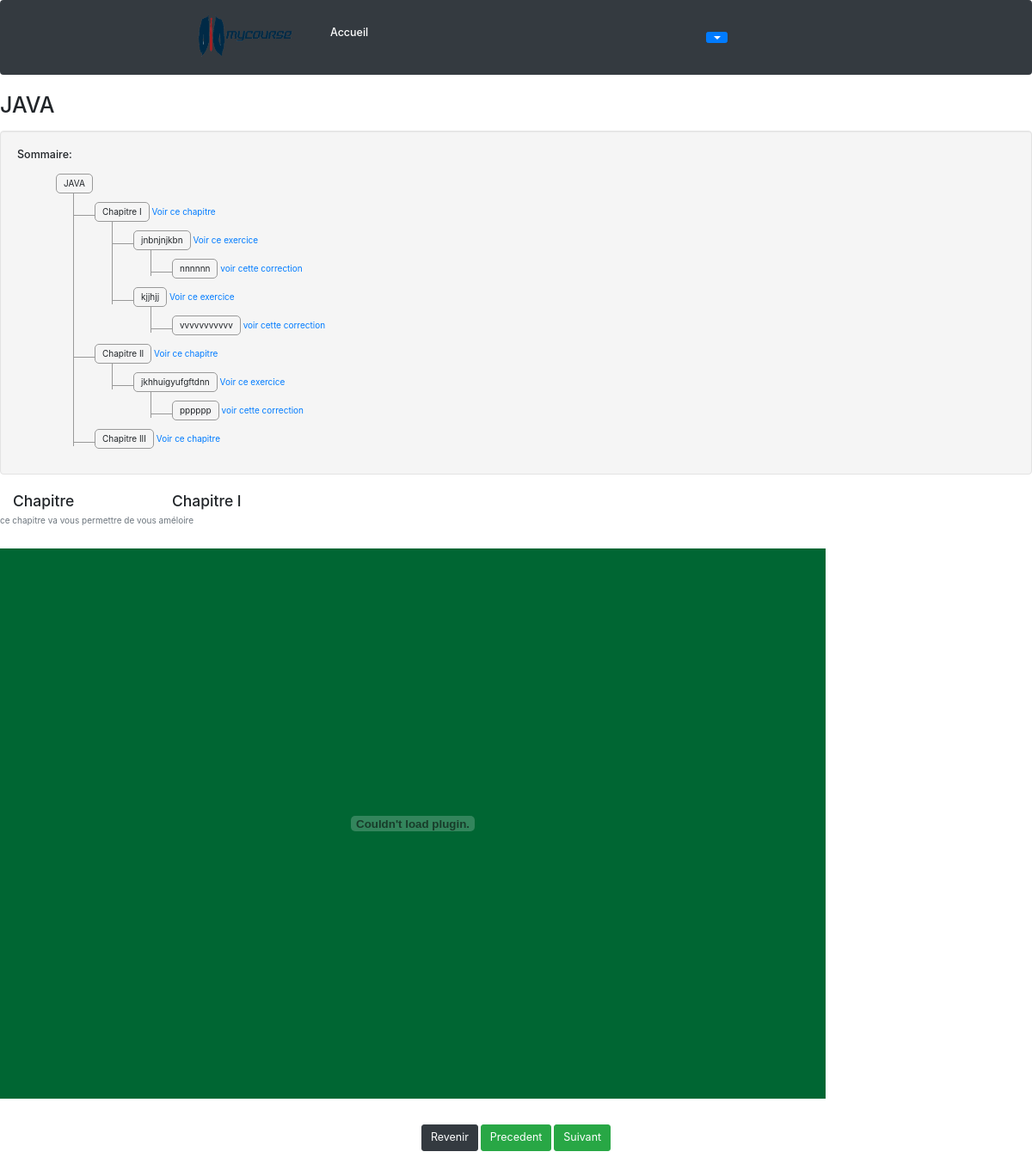
Screenshot of /courseDisplay.php?CoursSelected=70&listSelected=Chapitre with the database file from the repository.
### tables this page shows
CREATE TABLE `cours` (
  `idCours` int(11) NOT NULL,
  `nomCours` varchar(50) NOT NULL,
  `descriptionCours` varchar(2000) DEFAULT NULL,
  `volumeHoraire` int(11) DEFAULT NULL,
  `langueCours` varchar(50) NOT NULL,
  `dossierImage` varchar(100) DEFAULT NULL,
  `publier` tinyint(1) NOT NULL,
  `dateLancement` date DEFAULT NULL,
  `emailProfesseur` varchar(40) DEFAULT NULL,
  `idCategorie` int(11) DEFAULT NULL
);

CREATE TABLE `chapitre` (
  `idChapitre` int(11) NOT NULL,
  `nomChapitre` varchar(100) NOT NULL,
  `descriptionChapitre` varchar(200) DEFAULT NULL,
  `dossierChapitre` varchar(300) NOT NULL,
  `typeSupportChapitre` varchar(10) NOT NULL,
  `idCours` int(11) DEFAULT NULL
);

CREATE TABLE `exercice` (
  `idExercice` int(11) NOT NULL,
  `nomExercice` varchar(40) NOT NULL,
  `descriptionExercice` varchar(200) DEFAULT NULL,
  `dossierExercice` varchar(100) NOT NULL,
  `typeSupportExercice` varchar(10) NOT NULL,
  `idChapitre` int(11) DEFAULT NULL
);

CREATE TABLE `correction` (
  `idCorrection` int(11) NOT NULL,
  `nomCorrection` varchar(30) NOT NULL,
  `descriptionCorrection` varchar(200) DEFAULT NULL,
  `dossierCorrection` varchar(100) NOT NULL,
  `typeSupportCorrection` varchar(10) NOT NULL,
  `idExercice` int(11) DEFAULT NULL
);

### courseDisplay.php (the view, shortened to what this page needs)
<link rel="stylesheet" type="text/css" href="css/courseDisplay.css">
<?php
include_once('connection.php');
include_once('link.php');
include_once('header1.php');
$endCourse = true;
if(!empty($_GET['CoursSelected']))
	$CoursSelected = $_GET['CoursSelected'];
$currentId = '';
if(!empty($_GET['listSelected']))
	$listSelected = $_GET['listSelected'];
$sql = "SELECT * FROM cours where idCours = '{$CoursSelected}';";
$result = mysqli_query($conn, $sql);
$row = mysqli_fetch_array($result);
$nameCours = $row["nomCours"];
?>
<div class="">
	<h1 class="my-4"><?php echo $nameCours;?></h1>
	<div class="tree well">
		<h5>Sommaire:</h5>
	    <ul>
	    	<li>
	    	<span><i class="icon-folder-open"></i> <?php echo $nameCours;?></span>
	    	<ul>
	       	<?php
				$sql = "SELECT * FROM chapitre where idCours = {$CoursSelected};";
				$result = mysqli_query($conn, $sql);
				while ($row = $result->fetch_assoc()):
					$idChapitre = $row["idChapitre"];
					$nameChapitre = $row["nomChapitre"];
			?>
	        <li>
	            <span><i class="icon-folder-open"></i> <?php echo $nameChapitre;?></span> <a href="courseDisplay.php?CoursSelected=<?php echo $CoursSelected;?>&currentId=<?php echo $idChapitre;?>&listSelected=Chapitre">Voir ce chapitre</a>
	            <ul>
	                <?php
						$sql2 = "SELECT * FROM exercice where idChapitre = '{$idChapitre}';";
						$result2 = mysqli_query($conn, $sql2);
						while ($row2 = $result2->fetch_assoc()):
							$idExercice = $row2["idExercice"];
							$nameExercice = $row2["nomExercice"];
					?>
	                <li>
	                	<span><i class="icon-minus-sign"></i> <?php echo $nameExercice;?></span> <a href="courseDisplay.php?CoursSelected=<?php echo $CoursSelected;?>&currentId=<?php echo $idExercice;?>&listSelected=Exercice">Voir ce exercice</a>
	                    <ul>
	                        <?php
								$sql3 = "SELECT * FROM correction where idExercice = '{$idExercice}';";
								$result3 = mysqli_query($conn, $sql3);
								while ($row3 = $result3->fetch_assoc()):
									$idCorrection = $row3["idCorrection"];
									$nameCorrection = $row3["nomCorrection"];
							?>
	                        <li>
		                        <span><i class="icon-leaf"></i> <?php echo $nameCorrection;?></span> <a href="courseDisplay.php?CoursSelected=<?php echo $CoursSelected;?>&currentId=<?php echo $idCorrection;?>&listSelected=Correction">voir cette correction</a>
	                        </li>
		                    <?php endwhile; ?>
	                    </ul>
	                </li>
	                <?php endwhile; ?>
	            </ul>
	        </li>
	  		<?php endwhile; ?>
	  		</ul>
	  		</li>
	    </ul>
	</div>
</div>
<div class="col-lg-2">
  <div class="list-group">
  	<h3><?php echo $listSelected;?></h3>
  </div>
</div>
<div class="col2">
	<?php
		if(!$currentId){
			$sql = "SELECT idChapitre FROM chapitre where idCours = '{$CoursSelected}' LIMIT 1;";
	    	$result = mysqli_query($conn, $sql);
			$row = mysqli_fetch_array($result);
			$idChapitre = $row['idChapitre'];
    		$sql3 = "SELECT * FROM chapitre where idChapitre = '{$idChapitre}';";
		}else{
    		$sql3 = "SELECT * FROM {$listSelected} where id{$listSelected} = '{$currentId}';";
		}
    	$result3 = mysqli_query($conn, $sql3) or die("<h1>Félicitation vous avez finis le cours</h1>");
    	$row3 = mysqli_fetch_array($result3);
    	if(mysqli_num_rows($result3)>0){
	        $currentId = $row3['id'.$listSelected];
	        $nomChapitre = $row3['nom'.$listSelected];
	        $descriptionChapitre = $row3['description'.$listSelected];
			$dossierChapitre = '';
			$dossierChapitre= $row3['dossier'.$listSelected];
			$typeSupport = $row3['typeSupport'.$listSelected];
			$endCourse = false;
		}
	?>
	<?php if (!$endCourse): ?>
	<h3><?php echo $nomChapitre;?></h3>
	<p class="text-muted"><?php echo $descriptionChapitre;?></p>
	<?php if($typeSupport == "mp4"):?>
		<video class="video-js vjs-default-skin" controls data-setup="{}" preload="auto" width="100%" height="450" poster="my_video_poster.png">
  		<source src="<?php echo $dossierChapitre;?>" type='video/mp4'>
		</video>
	<?php else:?>
		<embed src="<?php echo $dossierChapitre;?>" style="background:#063;padding:10px;width:80%;height:80%;margin:15px auto;"/>
	<?php endif;?>
		<div class="text-center">
		<?php
			if($listSelected == "Chapitre"){
				$sql9 = "SELECT idChapitre FROM chapitre where idCours = {$CoursSelected} AND idChapitre > {$currentId} ORDER BY idChapitre ASC LIMIT 1;";
				$result9 = mysqli_query($conn, $sql9);
				$row9 = mysqli_fetch_array($result9);
				$nextId  = $row9['idChapitre'];
				$sql99 = "SELECT idChapitre FROM chapitre where idCours = {$CoursSelected} AND idChapitre < {$currentId} ORDER BY idChapitre DESC LIMIT 1;";
				$result99 = mysqli_query($conn, $sql99);
				$row99 = mysqli_fetch_array($result99);
				$previousId  = $row99['idChapitre'];
			}else{
				$sql9 = "SELECT idChapitre FROM chapitre where idCours = '{$CoursSelected}' ORDER BY idChapitre ASC LIMIT 1;";
				$result9 = mysqli_query($conn, $sql9);
				$row9 = mysqli_fetch_array($result9);
				$nextId  = $row9['idChapitre'];
				$previousId = $row9['idChapitre'];
			}
		?>
		<br>
		<a class="btn btn-dark btn-lg" href="Course.php?CoursSelected=<?php echo $CoursSelected;?>">Revenir</a>
		<a class="btn btn-success btn-lg" href="courseDisplay.php?CoursSelected=<?php echo $CoursSelected;?>&currentId=<?php echo $previousId;?>&listSelected=Chapitre">Precedent</a></button>
		<a class="btn btn-success btn-lg" href="courseDisplay.php?CoursSelected=<?php echo $CoursSelected;?>&currentId=<?php echo $nextId;?>&listSelected=Chapitre">Suivant</a>
	</div>
	<?php endif ?>
</div>

### css/courseDisplay.css (style rules this page uses)
.tree { min-height:20px; padding:19px; margin-bottom:20px; background-color:#fbfbfb; border:1px solid #999; -webkit-border-radius:4px; -moz-border-radius:4px; border-radius:4px; -webkit-box-shadow:inset 0 1px 1px rgba(0, 0, 0, 0.05); -moz-box-shadow:inset 0 1px 1px rgba(0, 0, 0, 0.05); box-shadow:inset 0 1px 1px rgba(0, 0, 0, 0.05) }
.tree li { list-style-type:none; margin:0; padding:10px 5px 0 5px; position:relative }
.tree li::before, .tree li::after { content:''; left:-20px; position:absolute; right:auto }
.tree li::before { border-left:1px solid #999; bottom:50px; height:100%; top:0; width:1px }
.tree li::after { border-top:1px solid #999; height:20px; top:25px; width:25px }
.tree li span { -moz-border-radius:5px; -webkit-border-radius:5px; border:1px solid #999; border-radius:5px; display:inline-block; padding:3px 8px; text-decoration:none }
.tree li.parent_li>span { cursor:pointer }
.tree>ul>li::before, .tree>ul>li::after { border:0 }
.tree li:last-child::before { height:30px }

### rows the page displays
cours: nomCours "JAVA"
chapitre: nomChapitre "Chapitre I", descriptionChapitre "ce chapitre va vous permettre de vous améloire"
exercice: nomExercice "jnbnjnjkbn"
correction: nomCorrection "nnnnnn"
exercice: nomExercice "kjjhjj"
correction: nomCorrection "vvvvvvvvvvv"
chapitre: nomChapitre "Chapitre II"
exercice: nomExercice "jkhhuigyufgftdnn"
correction: nomCorrection "pppppp"
chapitre: nomChapitre "Chapitre III"

### other values shown
$listSelected "Chapitre"
